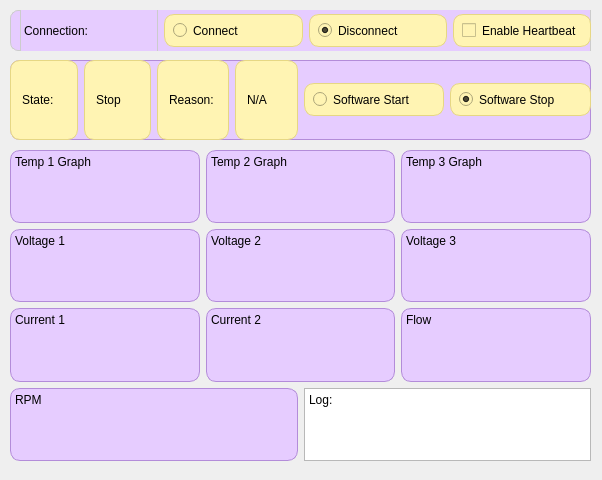
<?xml version="1.0" encoding="UTF-8"?>
<ui version="4.0">
 <class>Dialog</class>
 <widget class="QDialog" name="Dialog">
  <property name="geometry">
   <rect>
    <x>0</x>
    <y>0</y>
    <width>602</width>
    <height>480</height>
   </rect>
  </property>
  <property name="windowTitle">
   <string>Dialog</string>
  </property>
  <widget class="QWidget" name="ConnectionState" native="true">
   <property name="geometry">
    <rect>
     <x>10</x>
     <y>10</y>
     <width>581</width>
     <height>41</height>
    </rect>
   </property>
   <property name="styleSheet">
    <string notr="true">background-color: #e6ccff;

border: 1px solid #cccccc;
border-radius: 8px;
</string>
   </property>
   <widget class="QWidget" name="horizontalWidget_2" native="true">
    <property name="geometry">
     <rect>
      <x>10</x>
      <y>-10</y>
      <width>571</width>
      <height>61</height>
     </rect>
    </property>
    <layout class="QHBoxLayout" name="TopRow">
     <item>
      <widget class="QLabel" name="ConnectionLabel">
       <property name="enabled">
        <bool>true</bool>
       </property>
       <property name="styleSheet">
        <string notr="true"/>
       </property>
       <property name="frameShape">
        <enum>QFrame::Shape::NoFrame</enum>
       </property>
       <property name="frameShadow">
        <enum>QFrame::Shadow::Raised</enum>
       </property>
       <property name="text">
        <string>Connection:</string>
       </property>
      </widget>
     </item>
     <item>
      <widget class="QRadioButton" name="Connect">
       <property name="styleSheet">
        <string notr="true">background-color: #fff4b3;
border: 1px solid #e6d784;
border-radius: 10px;
padding: 8px;
</string>
       </property>
       <property name="text">
        <string>Connect</string>
       </property>
       <property name="checked">
        <bool>false</bool>
       </property>
      </widget>
     </item>
     <item>
      <widget class="QRadioButton" name="Disconnect">
       <property name="styleSheet">
        <string notr="true">background-color: #fff4b3;
border: 1px solid #e6d784;
border-radius: 10px;
padding: 8px;
</string>
       </property>
       <property name="text">
        <string>Disconnect</string>
       </property>
       <property name="checked">
        <bool>true</bool>
       </property>
      </widget>
     </item>
     <item>
      <widget class="QCheckBox" name="Heartbeat">
       <property name="styleSheet">
        <string notr="true">background-color: #fff4b3;
border: 1px solid #e6d784;
border-radius: 10px;
padding: 8px;
</string>
       </property>
       <property name="text">
        <string>Enable Heartbeat</string>
       </property>
       <property name="checked">
        <bool>false</bool>
       </property>
      </widget>
     </item>
    </layout>
   </widget>
  </widget>
  <widget class="QFrame" name="Software">
   <property name="geometry">
    <rect>
     <x>10</x>
     <y>60</y>
     <width>581</width>
     <height>80</height>
    </rect>
   </property>
   <property name="styleSheet">
    <string notr="true">QFrame {
    background-color: #e6ccff;
    border-radius: 10px;
    border: 1px solid #b38cd9;
}
</string>
   </property>
   <property name="frameShape">
    <enum>QFrame::Shape::StyledPanel</enum>
   </property>
   <property name="frameShadow">
    <enum>QFrame::Shadow::Raised</enum>
   </property>
   <widget class="QWidget" name="horizontalWidget" native="true">
    <property name="geometry">
     <rect>
      <x>0</x>
      <y>0</y>
      <width>581</width>
      <height>80</height>
     </rect>
    </property>
    <layout class="QHBoxLayout" name="horizontalLayout">
     <item>
      <layout class="QHBoxLayout" name="State">
       <item>
        <widget class="QLabel" name="StateLabel">
         <property name="styleSheet">
          <string notr="true">background-color: #fff4b3;
border: 1px solid #e6d784;
border-radius: 10px;
padding: 8px;
</string>
         </property>
         <property name="text">
          <string>State: </string>
         </property>
        </widget>
       </item>
       <item>
        <widget class="QLabel" name="CurrState">
         <property name="styleSheet">
          <string notr="true">background-color: #fff4b3;
border: 1px solid #e6d784;
border-radius: 10px;
padding: 8px;
</string>
         </property>
         <property name="text">
          <string>Stop</string>
         </property>
        </widget>
       </item>
      </layout>
     </item>
     <item>
      <layout class="QHBoxLayout" name="Reason">
       <item>
        <widget class="QLabel" name="ReasonLabel">
         <property name="styleSheet">
          <string notr="true">background-color: #fff4b3;
border: 1px solid #e6d784;
border-radius: 10px;
padding: 8px;
</string>
         </property>
         <property name="text">
          <string>Reason: </string>
         </property>
        </widget>
       </item>
       <item>
        <widget class="QLabel" name="CurrReason">
         <property name="styleSheet">
          <string notr="true">background-color: #fff4b3;
border: 1px solid #e6d784;
border-radius: 10px;
padding: 8px;
</string>
         </property>
         <property name="text">
          <string>N/A</string>
         </property>
        </widget>
       </item>
      </layout>
     </item>
     <item>
      <widget class="QRadioButton" name="SoftwareStart">
       <property name="styleSheet">
        <string notr="true">background-color: #fff4b3;
border: 1px solid #e6d784;
border-radius: 10px;
padding: 8px;
</string>
       </property>
       <property name="text">
        <string>Software Start</string>
       </property>
      </widget>
     </item>
     <item>
      <widget class="QRadioButton" name="SoftwareStop">
       <property name="styleSheet">
        <string notr="true">background-color: #fff4b3;
border: 1px solid #e6d784;
border-radius: 10px;
padding: 8px;
</string>
       </property>
       <property name="text">
        <string>Software Stop</string>
       </property>
       <property name="checked">
        <bool>true</bool>
       </property>
      </widget>
     </item>
    </layout>
   </widget>
  </widget>
  <widget class="QWidget" name="verticalLayoutWidget">
   <property name="geometry">
    <rect>
     <x>10</x>
     <y>150</y>
     <width>581</width>
     <height>311</height>
    </rect>
   </property>
   <layout class="QVBoxLayout" name="GeneralFrame">
    <item>
     <layout class="QHBoxLayout" name="TempGraphs">
      <item>
       <widget class="QTextBrowser" name="Temp1">
        <property name="styleSheet">
         <string notr="true">QFrame {
    background-color: #e6ccff;
    border-radius: 10px;
    border: 1px solid #b38cd9;
}
</string>
        </property>
        <property name="html">
         <string>&lt;!DOCTYPE HTML PUBLIC &quot;-//W3C//DTD HTML 4.0//EN&quot; &quot;http://www.w3.org/TR/REC-html40/strict.dtd&quot;&gt;
&lt;html&gt;&lt;head&gt;&lt;meta name=&quot;qrichtext&quot; content=&quot;1&quot; /&gt;&lt;meta charset=&quot;utf-8&quot; /&gt;&lt;style type=&quot;text/css&quot;&gt;
p, li { white-space: pre-wrap; }
hr { height: 1px; border-width: 0; }
li.unchecked::marker { content: &quot;\2610&quot;; }
li.checked::marker { content: &quot;\2612&quot;; }
&lt;/style&gt;&lt;/head&gt;&lt;body style=&quot; font-family:'Segoe UI'; font-size:9pt; font-weight:400; font-style:normal;&quot;&gt;
&lt;p style=&quot; margin-top:0px; margin-bottom:0px; margin-left:0px; margin-right:0px; -qt-block-indent:0; text-indent:0px;&quot;&gt;Temp 1 Graph&lt;/p&gt;&lt;/body&gt;&lt;/html&gt;</string>
        </property>
       </widget>
      </item>
      <item>
       <widget class="QTextBrowser" name="Temp2">
        <property name="styleSheet">
         <string notr="true">QFrame {
    background-color: #e6ccff;
    border-radius: 10px;
    border: 1px solid #b38cd9;
}
</string>
        </property>
        <property name="html">
         <string>&lt;!DOCTYPE HTML PUBLIC &quot;-//W3C//DTD HTML 4.0//EN&quot; &quot;http://www.w3.org/TR/REC-html40/strict.dtd&quot;&gt;
&lt;html&gt;&lt;head&gt;&lt;meta name=&quot;qrichtext&quot; content=&quot;1&quot; /&gt;&lt;meta charset=&quot;utf-8&quot; /&gt;&lt;style type=&quot;text/css&quot;&gt;
p, li { white-space: pre-wrap; }
hr { height: 1px; border-width: 0; }
li.unchecked::marker { content: &quot;\2610&quot;; }
li.checked::marker { content: &quot;\2612&quot;; }
&lt;/style&gt;&lt;/head&gt;&lt;body style=&quot; font-family:'Segoe UI'; font-size:9pt; font-weight:400; font-style:normal;&quot;&gt;
&lt;p style=&quot; margin-top:0px; margin-bottom:0px; margin-left:0px; margin-right:0px; -qt-block-indent:0; text-indent:0px;&quot;&gt;Temp 2 Graph&lt;/p&gt;&lt;/body&gt;&lt;/html&gt;</string>
        </property>
       </widget>
      </item>
      <item>
       <widget class="QTextBrowser" name="Temp3">
        <property name="styleSheet">
         <string notr="true">QFrame {
    background-color: #e6ccff;
    border-radius: 10px;
    border: 1px solid #b38cd9;
}
</string>
        </property>
        <property name="html">
         <string>&lt;!DOCTYPE HTML PUBLIC &quot;-//W3C//DTD HTML 4.0//EN&quot; &quot;http://www.w3.org/TR/REC-html40/strict.dtd&quot;&gt;
&lt;html&gt;&lt;head&gt;&lt;meta name=&quot;qrichtext&quot; content=&quot;1&quot; /&gt;&lt;meta charset=&quot;utf-8&quot; /&gt;&lt;style type=&quot;text/css&quot;&gt;
p, li { white-space: pre-wrap; }
hr { height: 1px; border-width: 0; }
li.unchecked::marker { content: &quot;\2610&quot;; }
li.checked::marker { content: &quot;\2612&quot;; }
&lt;/style&gt;&lt;/head&gt;&lt;body style=&quot; font-family:'Segoe UI'; font-size:9pt; font-weight:400; font-style:normal;&quot;&gt;
&lt;p style=&quot; margin-top:0px; margin-bottom:0px; margin-left:0px; margin-right:0px; -qt-block-indent:0; text-indent:0px;&quot;&gt;Temp 3 Graph&lt;/p&gt;&lt;/body&gt;&lt;/html&gt;</string>
        </property>
       </widget>
      </item>
     </layout>
    </item>
    <item>
     <layout class="QHBoxLayout" name="VoltageGraphs">
      <item>
       <widget class="QTextBrowser" name="Voltage1">
        <property name="styleSheet">
         <string notr="true">QFrame {
    background-color: #e6ccff;
    border-radius: 10px;
    border: 1px solid #b38cd9;
}
</string>
        </property>
        <property name="html">
         <string>&lt;!DOCTYPE HTML PUBLIC &quot;-//W3C//DTD HTML 4.0//EN&quot; &quot;http://www.w3.org/TR/REC-html40/strict.dtd&quot;&gt;
&lt;html&gt;&lt;head&gt;&lt;meta name=&quot;qrichtext&quot; content=&quot;1&quot; /&gt;&lt;meta charset=&quot;utf-8&quot; /&gt;&lt;style type=&quot;text/css&quot;&gt;
p, li { white-space: pre-wrap; }
hr { height: 1px; border-width: 0; }
li.unchecked::marker { content: &quot;\2610&quot;; }
li.checked::marker { content: &quot;\2612&quot;; }
&lt;/style&gt;&lt;/head&gt;&lt;body style=&quot; font-family:'Segoe UI'; font-size:9pt; font-weight:400; font-style:normal;&quot;&gt;
&lt;p style=&quot; margin-top:0px; margin-bottom:0px; margin-left:0px; margin-right:0px; -qt-block-indent:0; text-indent:0px;&quot;&gt;Voltage 1&lt;/p&gt;&lt;/body&gt;&lt;/html&gt;</string>
        </property>
       </widget>
      </item>
      <item>
       <widget class="QTextBrowser" name="Voltage2">
        <property name="styleSheet">
         <string notr="true">QFrame {
    background-color: #e6ccff;
    border-radius: 10px;
    border: 1px solid #b38cd9;
}
</string>
        </property>
        <property name="html">
         <string>&lt;!DOCTYPE HTML PUBLIC &quot;-//W3C//DTD HTML 4.0//EN&quot; &quot;http://www.w3.org/TR/REC-html40/strict.dtd&quot;&gt;
&lt;html&gt;&lt;head&gt;&lt;meta name=&quot;qrichtext&quot; content=&quot;1&quot; /&gt;&lt;meta charset=&quot;utf-8&quot; /&gt;&lt;style type=&quot;text/css&quot;&gt;
p, li { white-space: pre-wrap; }
hr { height: 1px; border-width: 0; }
li.unchecked::marker { content: &quot;\2610&quot;; }
li.checked::marker { content: &quot;\2612&quot;; }
&lt;/style&gt;&lt;/head&gt;&lt;body style=&quot; font-family:'Segoe UI'; font-size:9pt; font-weight:400; font-style:normal;&quot;&gt;
&lt;p style=&quot; margin-top:0px; margin-bottom:0px; margin-left:0px; margin-right:0px; -qt-block-indent:0; text-indent:0px;&quot;&gt;Voltage 2&lt;/p&gt;&lt;/body&gt;&lt;/html&gt;</string>
        </property>
       </widget>
      </item>
      <item>
       <widget class="QTextBrowser" name="Voltage3">
        <property name="styleSheet">
         <string notr="true">QFrame {
    background-color: #e6ccff;
    border-radius: 10px;
    border: 1px solid #b38cd9;
}
</string>
        </property>
        <property name="html">
         <string>&lt;!DOCTYPE HTML PUBLIC &quot;-//W3C//DTD HTML 4.0//EN&quot; &quot;http://www.w3.org/TR/REC-html40/strict.dtd&quot;&gt;
&lt;html&gt;&lt;head&gt;&lt;meta name=&quot;qrichtext&quot; content=&quot;1&quot; /&gt;&lt;meta charset=&quot;utf-8&quot; /&gt;&lt;style type=&quot;text/css&quot;&gt;
p, li { white-space: pre-wrap; }
hr { height: 1px; border-width: 0; }
li.unchecked::marker { content: &quot;\2610&quot;; }
li.checked::marker { content: &quot;\2612&quot;; }
&lt;/style&gt;&lt;/head&gt;&lt;body style=&quot; font-family:'Segoe UI'; font-size:9pt; font-weight:400; font-style:normal;&quot;&gt;
&lt;p style=&quot; margin-top:0px; margin-bottom:0px; margin-left:0px; margin-right:0px; -qt-block-indent:0; text-indent:0px;&quot;&gt;Voltage 3&lt;/p&gt;&lt;/body&gt;&lt;/html&gt;</string>
        </property>
       </widget>
      </item>
     </layout>
    </item>
    <item>
     <layout class="QHBoxLayout" name="CurrentFlowGraphs">
      <item>
       <widget class="QTextBrowser" name="Current1">
        <property name="styleSheet">
         <string notr="true">QFrame {
    background-color: #e6ccff;
    border-radius: 10px;
    border: 1px solid #b38cd9;
}
</string>
        </property>
        <property name="html">
         <string>&lt;!DOCTYPE HTML PUBLIC &quot;-//W3C//DTD HTML 4.0//EN&quot; &quot;http://www.w3.org/TR/REC-html40/strict.dtd&quot;&gt;
&lt;html&gt;&lt;head&gt;&lt;meta name=&quot;qrichtext&quot; content=&quot;1&quot; /&gt;&lt;meta charset=&quot;utf-8&quot; /&gt;&lt;style type=&quot;text/css&quot;&gt;
p, li { white-space: pre-wrap; }
hr { height: 1px; border-width: 0; }
li.unchecked::marker { content: &quot;\2610&quot;; }
li.checked::marker { content: &quot;\2612&quot;; }
&lt;/style&gt;&lt;/head&gt;&lt;body style=&quot; font-family:'Segoe UI'; font-size:9pt; font-weight:400; font-style:normal;&quot;&gt;
&lt;p style=&quot; margin-top:0px; margin-bottom:0px; margin-left:0px; margin-right:0px; -qt-block-indent:0; text-indent:0px;&quot;&gt;Current 1&lt;/p&gt;&lt;/body&gt;&lt;/html&gt;</string>
        </property>
       </widget>
      </item>
      <item>
       <widget class="QTextBrowser" name="Current2">
        <property name="styleSheet">
         <string notr="true">QFrame {
    background-color: #e6ccff;
    border-radius: 10px;
    border: 1px solid #b38cd9;
}
</string>
        </property>
        <property name="html">
         <string>&lt;!DOCTYPE HTML PUBLIC &quot;-//W3C//DTD HTML 4.0//EN&quot; &quot;http://www.w3.org/TR/REC-html40/strict.dtd&quot;&gt;
&lt;html&gt;&lt;head&gt;&lt;meta name=&quot;qrichtext&quot; content=&quot;1&quot; /&gt;&lt;meta charset=&quot;utf-8&quot; /&gt;&lt;style type=&quot;text/css&quot;&gt;
p, li { white-space: pre-wrap; }
hr { height: 1px; border-width: 0; }
li.unchecked::marker { content: &quot;\2610&quot;; }
li.checked::marker { content: &quot;\2612&quot;; }
&lt;/style&gt;&lt;/head&gt;&lt;body style=&quot; font-family:'Segoe UI'; font-size:9pt; font-weight:400; font-style:normal;&quot;&gt;
&lt;p style=&quot; margin-top:0px; margin-bottom:0px; margin-left:0px; margin-right:0px; -qt-block-indent:0; text-indent:0px;&quot;&gt;Current 2&lt;/p&gt;&lt;/body&gt;&lt;/html&gt;</string>
        </property>
       </widget>
      </item>
      <item>
       <widget class="QTextBrowser" name="Flow">
        <property name="styleSheet">
         <string notr="true">QFrame {
    background-color: #e6ccff;
    border-radius: 10px;
    border: 1px solid #b38cd9;
}
</string>
        </property>
        <property name="html">
         <string>&lt;!DOCTYPE HTML PUBLIC &quot;-//W3C//DTD HTML 4.0//EN&quot; &quot;http://www.w3.org/TR/REC-html40/strict.dtd&quot;&gt;
&lt;html&gt;&lt;head&gt;&lt;meta name=&quot;qrichtext&quot; content=&quot;1&quot; /&gt;&lt;meta charset=&quot;utf-8&quot; /&gt;&lt;style type=&quot;text/css&quot;&gt;
p, li { white-space: pre-wrap; }
hr { height: 1px; border-width: 0; }
li.unchecked::marker { content: &quot;\2610&quot;; }
li.checked::marker { content: &quot;\2612&quot;; }
&lt;/style&gt;&lt;/head&gt;&lt;body style=&quot; font-family:'Segoe UI'; font-size:9pt; font-weight:400; font-style:normal;&quot;&gt;
&lt;p style=&quot; margin-top:0px; margin-bottom:0px; margin-left:0px; margin-right:0px; -qt-block-indent:0; text-indent:0px;&quot;&gt;Flow&lt;/p&gt;&lt;/body&gt;&lt;/html&gt;</string>
        </property>
       </widget>
      </item>
     </layout>
    </item>
    <item>
     <layout class="QHBoxLayout" name="RPMandLog">
      <item>
       <widget class="QTextBrowser" name="RPM">
        <property name="styleSheet">
         <string notr="true">QFrame {
    background-color: #e6ccff;
    border-radius: 10px;
    border: 1px solid #b38cd9;
}
</string>
        </property>
        <property name="html">
         <string>&lt;!DOCTYPE HTML PUBLIC &quot;-//W3C//DTD HTML 4.0//EN&quot; &quot;http://www.w3.org/TR/REC-html40/strict.dtd&quot;&gt;
&lt;html&gt;&lt;head&gt;&lt;meta name=&quot;qrichtext&quot; content=&quot;1&quot; /&gt;&lt;meta charset=&quot;utf-8&quot; /&gt;&lt;style type=&quot;text/css&quot;&gt;
p, li { white-space: pre-wrap; }
hr { height: 1px; border-width: 0; }
li.unchecked::marker { content: &quot;\2610&quot;; }
li.checked::marker { content: &quot;\2612&quot;; }
&lt;/style&gt;&lt;/head&gt;&lt;body style=&quot; font-family:'Segoe UI'; font-size:9pt; font-weight:400; font-style:normal;&quot;&gt;
&lt;p style=&quot; margin-top:0px; margin-bottom:0px; margin-left:0px; margin-right:0px; -qt-block-indent:0; text-indent:0px;&quot;&gt;RPM&lt;/p&gt;&lt;/body&gt;&lt;/html&gt;</string>
        </property>
       </widget>
      </item>
      <item>
       <widget class="QTextEdit" name="Log">
        <property name="html">
         <string>&lt;!DOCTYPE HTML PUBLIC &quot;-//W3C//DTD HTML 4.0//EN&quot; &quot;http://www.w3.org/TR/REC-html40/strict.dtd&quot;&gt;
&lt;html&gt;&lt;head&gt;&lt;meta name=&quot;qrichtext&quot; content=&quot;1&quot; /&gt;&lt;meta charset=&quot;utf-8&quot; /&gt;&lt;style type=&quot;text/css&quot;&gt;
p, li { white-space: pre-wrap; }
hr { height: 1px; border-width: 0; }
li.unchecked::marker { content: &quot;\2610&quot;; }
li.checked::marker { content: &quot;\2612&quot;; }
&lt;/style&gt;&lt;/head&gt;&lt;body style=&quot; font-family:'Segoe UI'; font-size:9pt; font-weight:400; font-style:normal;&quot;&gt;
&lt;p style=&quot; margin-top:0px; margin-bottom:0px; margin-left:0px; margin-right:0px; -qt-block-indent:0; text-indent:0px;&quot;&gt;Log: &lt;/p&gt;&lt;/body&gt;&lt;/html&gt;</string>
        </property>
       </widget>
      </item>
     </layout>
    </item>
   </layout>
  </widget>
 </widget>
 <resources/>
 <connections/>
</ui>
